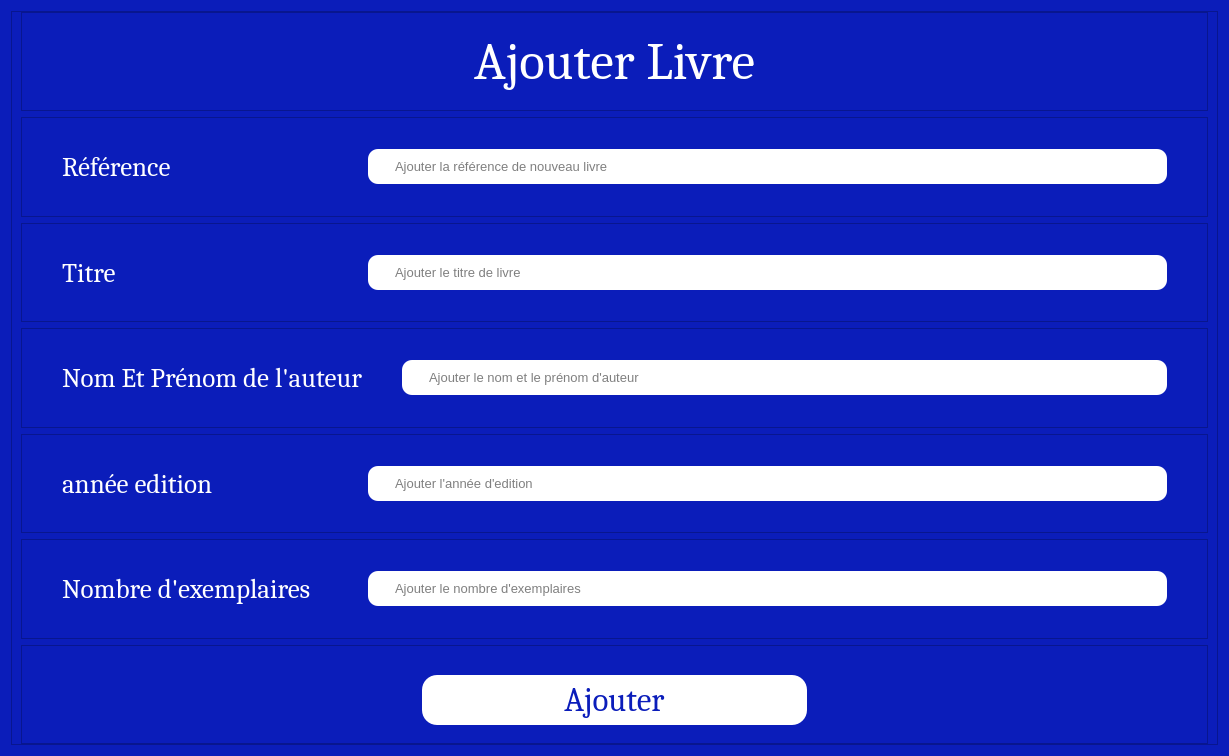
<?xml version="1.0" encoding="UTF-8"?>
<ui version="4.0">
 <class>Dialog</class>
 <widget class="QDialog" name="Dialog">
  <property name="geometry">
   <rect>
    <x>0</x>
    <y>0</y>
    <width>1229</width>
    <height>756</height>
   </rect>
  </property>
  <property name="windowTitle">
   <string>Dialog</string>
  </property>
  <property name="styleSheet">
   <string notr="true">background-color:#0b1dba;
color:white;
</string>
  </property>
  <layout class="QVBoxLayout" name="verticalLayout">
   <item>
    <widget class="QFrame" name="frame">
     <property name="styleSheet">
      <string notr="true"/>
     </property>
     <property name="frameShape">
      <enum>QFrame::StyledPanel</enum>
     </property>
     <property name="frameShadow">
      <enum>QFrame::Raised</enum>
     </property>
     <layout class="QVBoxLayout" name="verticalLayout_2" stretch="1,1,1,1,1,1,1">
      <property name="topMargin">
       <number>0</number>
      </property>
      <property name="bottomMargin">
       <number>0</number>
      </property>
      <item>
       <widget class="QFrame" name="frame_6">
        <property name="font">
         <font>
          <family>Cambria</family>
          <pointsize>40</pointsize>
          <weight>9</weight>
          <italic>false</italic>
          <bold>false</bold>
         </font>
        </property>
        <property name="styleSheet">
         <string notr="true">font: 75 40pt &quot;Cambria&quot;;</string>
        </property>
        <property name="frameShape">
         <enum>QFrame::StyledPanel</enum>
        </property>
        <property name="frameShadow">
         <enum>QFrame::Raised</enum>
        </property>
        <layout class="QHBoxLayout" name="horizontalLayout">
         <property name="topMargin">
          <number>5</number>
         </property>
         <property name="bottomMargin">
          <number>5</number>
         </property>
         <item>
          <widget class="QLabel" name="label">
           <property name="font">
            <font>
             <family>Cambria</family>
             <pointsize>40</pointsize>
             <weight>9</weight>
             <italic>false</italic>
             <bold>false</bold>
            </font>
           </property>
           <property name="text">
            <string>Ajouter Livre</string>
           </property>
           <property name="alignment">
            <set>Qt::AlignCenter</set>
           </property>
          </widget>
         </item>
        </layout>
       </widget>
      </item>
      <item>
       <widget class="QFrame" name="frame_4">
        <property name="frameShape">
         <enum>QFrame::StyledPanel</enum>
        </property>
        <property name="frameShadow">
         <enum>QFrame::Raised</enum>
        </property>
        <layout class="QHBoxLayout" name="horizontalLayout_2" stretch="1,3">
         <property name="spacing">
          <number>40</number>
         </property>
         <property name="leftMargin">
          <number>40</number>
         </property>
         <property name="topMargin">
          <number>20</number>
         </property>
         <property name="rightMargin">
          <number>40</number>
         </property>
         <property name="bottomMargin">
          <number>20</number>
         </property>
         <item alignment="Qt::AlignLeft">
          <widget class="QLabel" name="label_2">
           <property name="font">
            <font>
             <family>Cambria</family>
             <pointsize>20</pointsize>
             <weight>9</weight>
             <italic>false</italic>
             <bold>false</bold>
            </font>
           </property>
           <property name="styleSheet">
            <string notr="true">font: 75 20pt &quot;Cambria&quot;;</string>
           </property>
           <property name="text">
            <string>Référence</string>
           </property>
          </widget>
         </item>
         <item>
          <widget class="QLineEdit" name="edit_reference">
           <property name="font">
            <font>
             <pointsize>10</pointsize>
            </font>
           </property>
           <property name="styleSheet">
            <string notr="true">height:35px;
border-radius:10px;
padding-left:25px;
background-color:white;
color:black;
</string>
           </property>
           <property name="placeholderText">
            <string>Ajouter la référence de nouveau livre</string>
           </property>
          </widget>
         </item>
        </layout>
       </widget>
      </item>
      <item>
       <widget class="QFrame" name="frame_3">
        <property name="frameShape">
         <enum>QFrame::StyledPanel</enum>
        </property>
        <property name="frameShadow">
         <enum>QFrame::Raised</enum>
        </property>
        <layout class="QHBoxLayout" name="horizontalLayout_3" stretch="1,3">
         <property name="spacing">
          <number>40</number>
         </property>
         <property name="leftMargin">
          <number>40</number>
         </property>
         <property name="topMargin">
          <number>20</number>
         </property>
         <property name="rightMargin">
          <number>40</number>
         </property>
         <property name="bottomMargin">
          <number>20</number>
         </property>
         <item alignment="Qt::AlignLeft">
          <widget class="QLabel" name="label_3">
           <property name="font">
            <font>
             <family>Cambria</family>
             <pointsize>20</pointsize>
             <weight>9</weight>
             <italic>false</italic>
             <bold>false</bold>
            </font>
           </property>
           <property name="styleSheet">
            <string notr="true">width:150px;
font: 75 20pt &quot;Cambria&quot;;</string>
           </property>
           <property name="text">
            <string>Titre</string>
           </property>
           <property name="alignment">
            <set>Qt::AlignLeading|Qt::AlignLeft|Qt::AlignVCenter</set>
           </property>
          </widget>
         </item>
         <item>
          <widget class="QLineEdit" name="edit_titre">
           <property name="font">
            <font>
             <pointsize>10</pointsize>
            </font>
           </property>
           <property name="styleSheet">
            <string notr="true">height:35px;
border-radius:10px;
padding-left:25px;
background-color:white;
color:black;
</string>
           </property>
           <property name="placeholderText">
            <string>Ajouter le titre de livre</string>
           </property>
          </widget>
         </item>
        </layout>
       </widget>
      </item>
      <item>
       <widget class="QFrame" name="frame_5">
        <property name="frameShape">
         <enum>QFrame::StyledPanel</enum>
        </property>
        <property name="frameShadow">
         <enum>QFrame::Raised</enum>
        </property>
        <layout class="QHBoxLayout" name="horizontalLayout_4" stretch="1,3">
         <property name="spacing">
          <number>40</number>
         </property>
         <property name="leftMargin">
          <number>40</number>
         </property>
         <property name="topMargin">
          <number>20</number>
         </property>
         <property name="rightMargin">
          <number>40</number>
         </property>
         <property name="bottomMargin">
          <number>20</number>
         </property>
         <item>
          <widget class="QLabel" name="label_4">
           <property name="font">
            <font>
             <family>Cambria</family>
             <pointsize>20</pointsize>
             <weight>9</weight>
             <italic>false</italic>
             <bold>false</bold>
            </font>
           </property>
           <property name="styleSheet">
            <string notr="true">font: 75 20pt &quot;Cambria&quot;;</string>
           </property>
           <property name="text">
            <string>Nom Et Prénom de l'auteur</string>
           </property>
          </widget>
         </item>
         <item>
          <widget class="QLineEdit" name="edit_nom_prenom">
           <property name="font">
            <font>
             <pointsize>10</pointsize>
            </font>
           </property>
           <property name="styleSheet">
            <string notr="true">height:35px;
border-radius:10px;
padding-left:25px;
background-color:white;
color:black;
</string>
           </property>
           <property name="placeholderText">
            <string>Ajouter le nom et le prénom d'auteur</string>
           </property>
          </widget>
         </item>
        </layout>
       </widget>
      </item>
      <item>
       <widget class="QFrame" name="frame_7">
        <property name="frameShape">
         <enum>QFrame::StyledPanel</enum>
        </property>
        <property name="frameShadow">
         <enum>QFrame::Raised</enum>
        </property>
        <layout class="QHBoxLayout" name="horizontalLayout_6" stretch="1,3">
         <property name="spacing">
          <number>40</number>
         </property>
         <property name="leftMargin">
          <number>40</number>
         </property>
         <property name="topMargin">
          <number>20</number>
         </property>
         <property name="rightMargin">
          <number>40</number>
         </property>
         <property name="bottomMargin">
          <number>20</number>
         </property>
         <item>
          <widget class="QLabel" name="label_5">
           <property name="font">
            <font>
             <family>Cambria</family>
             <pointsize>20</pointsize>
             <weight>9</weight>
             <italic>false</italic>
             <bold>false</bold>
            </font>
           </property>
           <property name="styleSheet">
            <string notr="true">font: 75 20pt &quot;Cambria&quot;;</string>
           </property>
           <property name="text">
            <string>année edition</string>
           </property>
          </widget>
         </item>
         <item>
          <widget class="QLineEdit" name="edit_annee_edition">
           <property name="font">
            <font>
             <pointsize>10</pointsize>
            </font>
           </property>
           <property name="styleSheet">
            <string notr="true">height:35px;
border-radius:10px;
padding-left:25px;
background-color:white;
color:black;
</string>
           </property>
           <property name="placeholderText">
            <string>Ajouter l'année d'edition</string>
           </property>
          </widget>
         </item>
        </layout>
       </widget>
      </item>
      <item>
       <widget class="QFrame" name="frame_8">
        <property name="frameShape">
         <enum>QFrame::StyledPanel</enum>
        </property>
        <property name="frameShadow">
         <enum>QFrame::Raised</enum>
        </property>
        <layout class="QHBoxLayout" name="horizontalLayout_7" stretch="1,3">
         <property name="spacing">
          <number>40</number>
         </property>
         <property name="leftMargin">
          <number>40</number>
         </property>
         <property name="topMargin">
          <number>20</number>
         </property>
         <property name="rightMargin">
          <number>40</number>
         </property>
         <property name="bottomMargin">
          <number>20</number>
         </property>
         <item>
          <widget class="QLabel" name="label_6">
           <property name="font">
            <font>
             <family>Cambria</family>
             <pointsize>20</pointsize>
             <weight>9</weight>
             <italic>false</italic>
             <bold>false</bold>
            </font>
           </property>
           <property name="styleSheet">
            <string notr="true">font: 75 20pt &quot;Cambria&quot;;</string>
           </property>
           <property name="text">
            <string>Nombre d'exemplaires</string>
           </property>
          </widget>
         </item>
         <item>
          <widget class="QLineEdit" name="edit_nombre_exp">
           <property name="font">
            <font>
             <pointsize>10</pointsize>
            </font>
           </property>
           <property name="styleSheet">
            <string notr="true">height:35px;
border-radius:10px;
padding-left:25px;
background-color:white;
color:black;
</string>
           </property>
           <property name="placeholderText">
            <string>Ajouter le nombre d'exemplaires</string>
           </property>
          </widget>
         </item>
        </layout>
       </widget>
      </item>
      <item>
       <widget class="QFrame" name="frame_2">
        <property name="frameShape">
         <enum>QFrame::StyledPanel</enum>
        </property>
        <property name="frameShadow">
         <enum>QFrame::Raised</enum>
        </property>
        <layout class="QHBoxLayout" name="horizontalLayout_5" stretch="0">
         <property name="leftMargin">
          <number>400</number>
         </property>
         <property name="topMargin">
          <number>20</number>
         </property>
         <property name="rightMargin">
          <number>400</number>
         </property>
         <item>
          <widget class="QPushButton" name="Ajouter">
           <property name="font">
            <font>
             <family>Cambria</family>
             <pointsize>25</pointsize>
             <weight>9</weight>
             <italic>false</italic>
             <bold>false</bold>
            </font>
           </property>
           <property name="cursor">
            <cursorShape>PointingHandCursor</cursorShape>
           </property>
           <property name="styleSheet">
            <string notr="true">background-color:white;
color:#0b1dba;
border-radius:15px;
height:50;
font: 75 25pt &quot;Cambria&quot;;
</string>
           </property>
           <property name="text">
            <string>Ajouter</string>
           </property>
          </widget>
         </item>
        </layout>
       </widget>
      </item>
     </layout>
    </widget>
   </item>
  </layout>
 </widget>
 <resources/>
 <connections/>
</ui>
